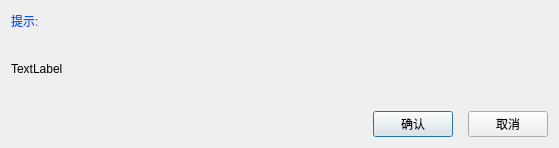
<?xml version="1.0" encoding="UTF-8"?>
<ui version="4.0">
 <class>MyMessage</class>
 <widget class="QDialog" name="MyMessage">
  <property name="geometry">
   <rect>
    <x>0</x>
    <y>0</y>
    <width>559</width>
    <height>148</height>
   </rect>
  </property>
  <property name="windowTitle">
   <string>提示</string>
  </property>
  <property name="windowIcon">
   <iconset resource="../resource/BiVMS2020.qrc">
    <normaloff>:/test/BiVMS/图像.png</normaloff>:/test/BiVMS/图像.png</iconset>
  </property>
  <layout class="QGridLayout" name="gridLayout">
   <property name="verticalSpacing">
    <number>20</number>
   </property>
   <item row="0" column="0">
    <layout class="QGridLayout" name="gridLayout_2">
     <property name="verticalSpacing">
      <number>15</number>
     </property>
     <item row="0" column="0">
      <widget class="QLabel" name="label">
       <property name="sizePolicy">
        <sizepolicy hsizetype="Fixed" vsizetype="Fixed">
         <horstretch>0</horstretch>
         <verstretch>0</verstretch>
        </sizepolicy>
       </property>
       <property name="styleSheet">
        <string notr="true">font: 20pt &quot;华文琥珀&quot;;
color: rgb(0, 85, 255);</string>
       </property>
       <property name="text">
        <string>提示:</string>
       </property>
      </widget>
     </item>
     <item row="0" column="1">
      <spacer name="horizontalSpacer_2">
       <property name="orientation">
        <enum>Qt::Horizontal</enum>
       </property>
       <property name="sizeHint" stdset="0">
        <size>
         <width>40</width>
         <height>20</height>
        </size>
       </property>
      </spacer>
     </item>
     <item row="1" column="0" colspan="2">
      <widget class="QLabel" name="label_message">
       <property name="styleSheet">
        <string notr="true">font: 18pt &quot;微软雅黑&quot;;</string>
       </property>
       <property name="text">
        <string>TextLabel</string>
       </property>
      </widget>
     </item>
    </layout>
   </item>
   <item row="1" column="0">
    <layout class="QHBoxLayout" name="horizontalLayout_2">
     <property name="spacing">
      <number>15</number>
     </property>
     <item>
      <spacer name="horizontalSpacer">
       <property name="orientation">
        <enum>Qt::Horizontal</enum>
       </property>
       <property name="sizeHint" stdset="0">
        <size>
         <width>40</width>
         <height>20</height>
        </size>
       </property>
      </spacer>
     </item>
     <item>
      <widget class="QPushButton" name="pushButton_OK">
       <property name="styleSheet">
        <string notr="true">font: 9pt &quot;微软雅黑&quot;;</string>
       </property>
       <property name="text">
        <string>确认</string>
       </property>
      </widget>
     </item>
     <item>
      <widget class="QPushButton" name="pushButton_CANCLE">
       <property name="styleSheet">
        <string notr="true">font: 9pt &quot;微软雅黑&quot;;</string>
       </property>
       <property name="text">
        <string>取消</string>
       </property>
      </widget>
     </item>
    </layout>
   </item>
  </layout>
 </widget>
 <layoutdefault spacing="6" margin="11"/>
 <resources>
  <include location="../resource/BiVMS2020.qrc"/>
 </resources>
 <connections/>
</ui>
